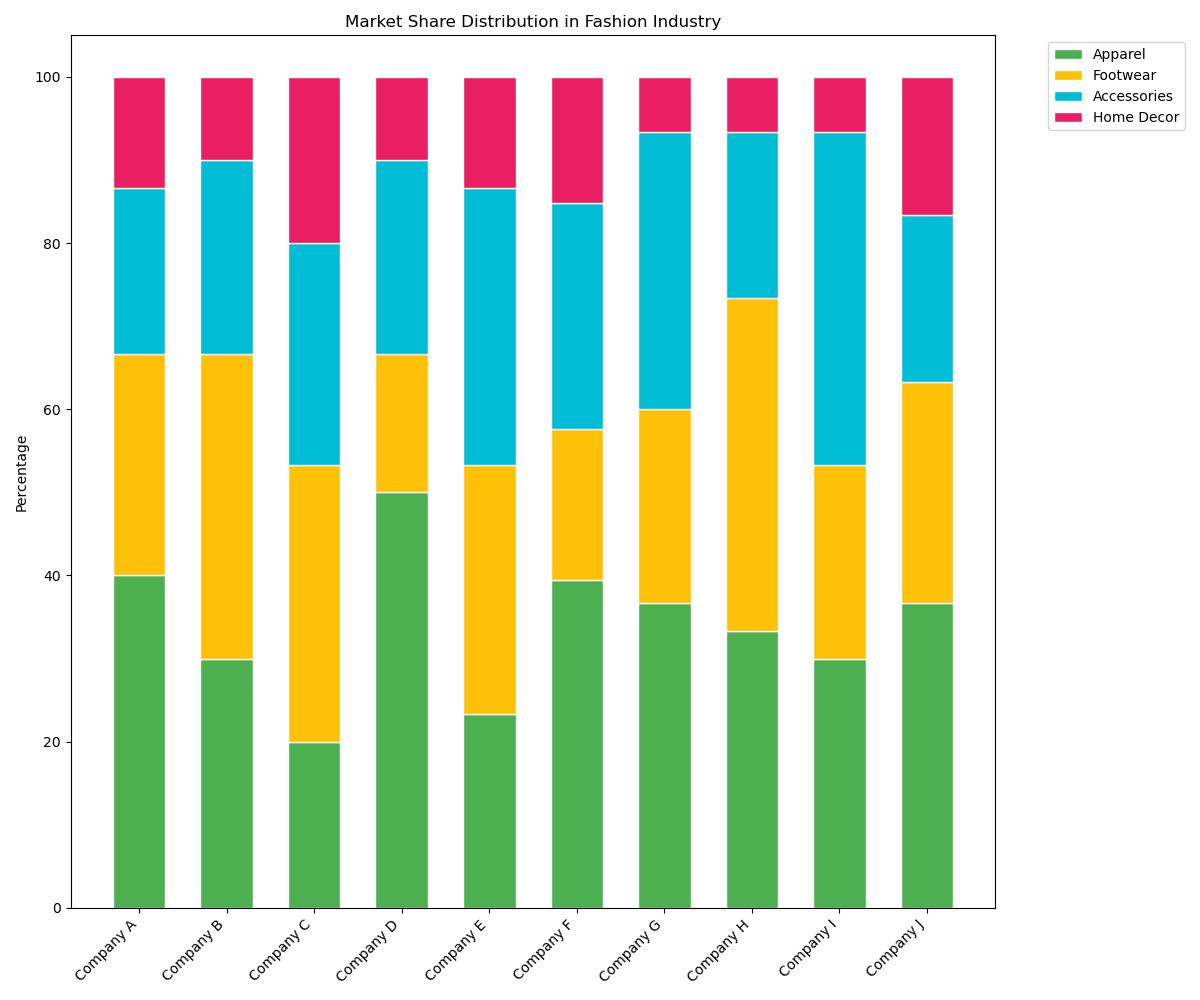

Source code (Python):

import matplotlib.pyplot as plt
import numpy as np

# Data
categories = ['Apparel', 'Footwear', 'Accessories', 'Home Decor']
companies = ['Company A', 'Company B', 'Company C', 'Company D', 'Company E', 'Company F', 'Company G', 'Company H', 'Company I', 'Company J']
data = np.array([
    [120, 80, 60, 40],
    [90, 110, 70, 30],
    [60, 100, 80, 60],
    [150, 50, 70, 30],
    [70, 90, 100, 40],
    [130, 60, 90, 50],
    [110, 70, 100, 20],
    [100, 120, 60, 20],
    [90, 70, 120, 20],
    [110, 80, 60, 50]
])

# Calculate percentage data
data_percentage = data / data.sum(axis=1)[:, None] * 100

# Colors
colors = ['#4CAF50', '#FFC107', '#00BCD4', '#E91E63']

# Plotting
fig, ax = plt.subplots(figsize=(12, 10))
width = 0.6  # Width of the bars
x = np.arange(len(companies))

for i in range(len(categories)):
    ax.bar(x, data_percentage[:, i], bottom=np.sum(data_percentage[:, :i], axis=1), color=colors[i], edgecolor='white', width=width)

# Labels and title
ax.set_xticks(x)
ax.set_xticklabels(companies, rotation=45, ha='right')
ax.set_ylabel('Percentage')
ax.set_title('Market Share Distribution in Fashion Industry')

# Legend
ax.legend(categories, loc='upper left', bbox_to_anchor=(1.05, 1))

plt.tight_layout()
plt.show()
